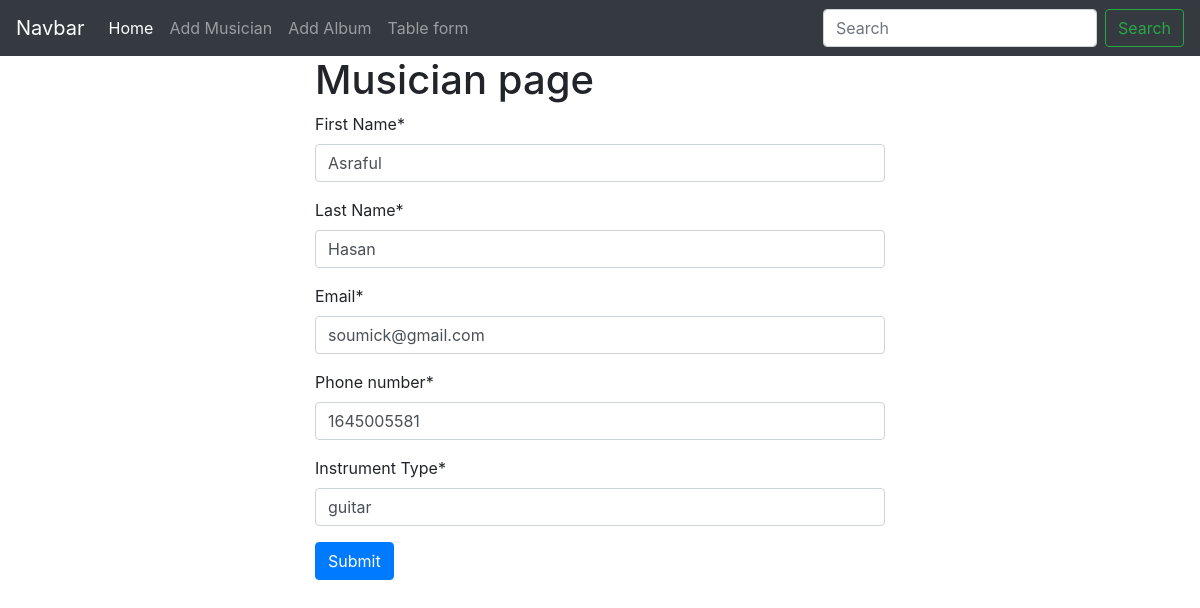
Screenshot of /musician/edit_musician/1 with the database file from the repository.
### musician/models.py (models this page shows, shortened)
class MusicianModel(models.Model):
    First_Name = models.CharField(max_length=100)
    Last_Name = models.CharField(max_length=100)
    Email = models.EmailField()
    Phone_number = models.CharField(max_length=12)
    Instrument_Type = models.CharField(max_length=100)

### musician/views.py (the view)
# urls.py: path('edit_musician/<int:id>', views.EditMusicianView , name = "edit_musician"),
def EditMusicianView(request,id):
    musician_id = models.MusicianModel.objects.get(pk=id)
    musician_form = forms.MusicianForm(instance=musician_id)
    if request.method == 'POST':
        musician_form = forms.MusicianForm(request.POST, instance=musician_id)
        if musician_form.is_valid():
            musician_form.save()
            return redirect('table_page')
    return render(request,'musician.html',{'musician_form':musician_form})

### musician/forms.py
class MusicianForm(forms.ModelForm):
    class Meta:
        model = models.MusicianModel
        fields = '__all__'

### musician/templates/musician.html (shortened to what this page needs)
{% extends 'base.html' %}
{% load crispy_forms_tags %}
{% block contant1 %}
<div class="container " style="width: 50%;margin: auto;">
    <h1>Musician page</h1>
    <form method = "POST">
        {{musician_form|crispy}}
        <button type="submit" class="btn btn-primary">Submit</button>
    </form>
</div>
{% endblock contant1 %}

### rows the page displays
MusicianModel: First_Name "Asraful", Last_Name "Hasan", Email "soumick@gmail.com", Phone_number "1645005581", Instrument_Type "guitar"
